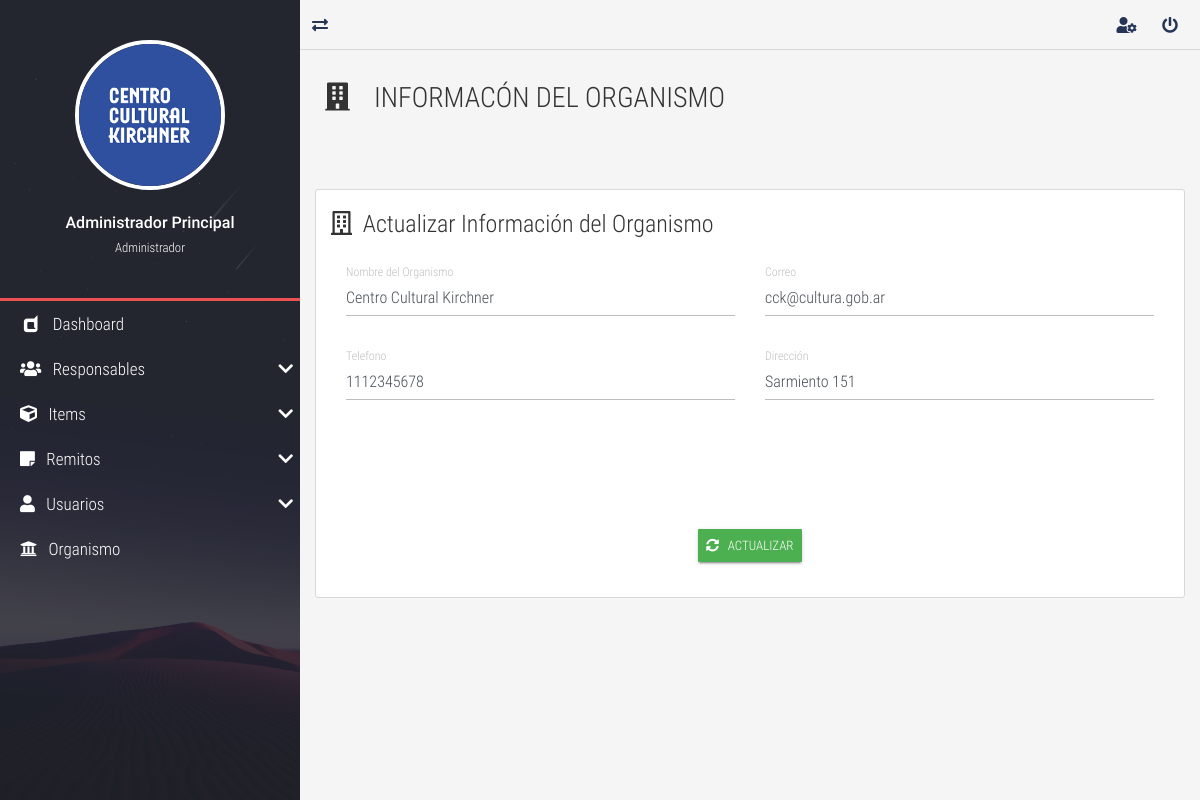
The page /company/ (signed in) on the database its author committed.
### tables this page shows
CREATE TABLE `empresa` (
  `empresa_id` int(2) NOT NULL AUTO_INCREMENT,
  `empresa_nombre` varchar(90) NOT NULL,
  `empresa_email` varchar(70) NOT NULL,
  `empresa_telefono` varchar(20) NOT NULL,
  `empresa_direccion` varchar(200) NOT NULL,
  PRIMARY KEY (`empresa_id`)
);

### controladores/vistasControlador.php (called while the page is built)
<?php
	require_once "./modelos/vistasModelo.php";
	class vistasControlador extends vistasModelo{
		public function obtener_plantilla_controlador(){
			return require_once "./vistas/plantilla.php";
		}
		public function obtener_vistas_controlador(){
			if(isset($_GET['views'])){
				$ruta=explode("/", $_GET['views']);
				$respuesta=vistasModelo::obtener_vistas_modelo($ruta[0]);
			}else{
				$respuesta="login";
			}
			return $respuesta;
		}
	}

### index.php (called while the page is built, shortened)
<?php
	require_once "./controladores/vistasControlador.php";
	$plantilla = new vistasControlador();
	$plantilla->obtener_plantilla_controlador();

### modelos/vistasModelo.php (called while the page is built)
<?php
class vistasModelo{
	protected static function obtener_vistas_modelo($vistas){
		$listaBlanca=["client-list","client-new","client-search","client-update","company","home","item-list","item-new","item-search","item-update","reservation-list","reservation-new","reservation-pending","reservation-search","reservation-update","user-list","reservation-reservation","user-new","user-search","user-update"];
		if(in_array($vistas, $listaBlanca)){
			if(is_file("./vistas/contenidos/".$vistas."-view.php")){
				$contenido="./vistas/contenidos/".$vistas."-view.php";
			}else{
				$contenido="404";
			}
		}elseif($vistas=="login" || $vistas=="index"){
			$contenido="login";
		}else{
			$contenido="404";
		}
		return $contenido;
	}
}

### modelos/mainModel.php (called while the page is built, shortened)
<?php
	class mainModel{
		protected static function conectar(){
			$conexion = new PDO(SGBD, USER, PASS);
			$conexion->exec("SET CHARACTER SET utf8");
			return $conexion;
		}
		public function encryption($string){
			$key=hash('sha256', SECRET_KEY);
			$iv=substr(hash('sha256', SECRET_IV), 0, 16);
			$output=openssl_encrypt($string, METHOD, $key, 0, $iv);
			$output=base64_encode($output);
			return $output;
		}
	}

### modelos/empresaModelo.php (called while the page is built, shortened)
<?php
	require_once "mainModel.php";
	class empresaModelo extends mainModel{
		protected static function datos_empresa_modelo(){
			$sql=mainModel::conectar()->prepare('SELECT * FROM empresa');
			$sql->execute();
			return $sql;
		}
	}

### controladores/empresaControlador.php (called while the page is built, shortened)
<?php
	if($peticionAjax){
		require_once "../modelos/empresaModelo.php";
	}else{
		require_once "./modelos/empresaModelo.php";
	}
	class empresaControlador extends empresaModelo{
		public function datos_empresa_controlador(){
			return empresaModelo::datos_empresa_modelo();
		}
	}

### vistas/contenidos/company-view.php (the view, shortened to what this page needs)
<div class="full-box page-header">
    <h3 class="text-left">
        <i class="fas fa-building fa-fw"></i> &nbsp; INFORMACÓN DEL ORGANISMO
    </h3>
</div>
<?php
require_once "./controladores/empresaControlador.php";
$ins_empresa = new empresaControlador();
$datos_empresa=$ins_empresa->datos_empresa_controlador();
    if ($datos_empresa->rowCount()==0) {
?>
<div class="container-fluid">
    <form class="form-neon FormularioAjax" action="<?php echo SERVERURL; ?>ajax/empresaAjax.php" method="POST" data-form="save" autocomplete="off">
        <fieldset>
            <legend><i class="far fa-building"></i> &nbsp; Información del Organismo</legend>
            <div class="container-fluid">
                <div class="row">
                    <div class="col-12 col-md-6">
                        <div class="form-group">
                            <label for="empresa_nombre" class="bmd-label-floating">Nombre del Organismo</label>
                            <input type="text" pattern="[a-zA-z0-9áéíóúÁÉÍÓÚñÑ. ]{1,70}" class="form-control" name="empresa_nombre_reg" id="empresa_nombre" maxlength="70">
                        </div>
                    </div>
                    <div class="col-12 col-md-6">
                        <div class="form-group">
                            <label for="empresa_email" class="bmd-label-floating">Correo</label>
                            <input type="email" class="form-control" name="empresa_email_reg" id="empresa_email" maxlength="70">
                        </div>
                    </div>
                    <div class="col-12 col-md-6">
                        <div class="form-group">
                            <label for="empresa_telefono" class="bmd-label-floating">Telefono</label>
                            <input type="text" pattern="[0-9()+]{8,20}" class="form-control" name="empresa_telefono_reg" id="empresa_telefono" maxlength="20">
                        </div>
                    </div>
                    <div class="col-12 col-md-6">
                        <div class="form-group">
                            <label for="empresa_direccion" class="bmd-label-floating">Dirección</label>
                            <input type="text" pattern="[a-zA-Z0-9áéíóúÁÉÍÓÚñÑ().,#\- ]{1,190}" class="form-control" name="empresa_direccion_reg" id="empresa_direccion" maxlength="190">
                        </div>
                    </div>
                </div>
            </div>
        </fieldset>
        <br><br><br>
        <p class="text-center" style="margin-top: 40px;">
            <button type="reset" class="btn btn-raised btn-secondary btn-sm"><i class="fas fa-paint-roller"></i> &nbsp; LIMPIAR</button>
            &nbsp; &nbsp;
            <button type="submit" class="btn btn-raised btn-info btn-sm"><i class="far fa-save"></i> &nbsp; GUARDAR</button>
        </p>
    </form>
</div>
<?php
    } elseif ($datos_empresa->rowCount()==1 && ($_SESSION['privilegio_spm']==1 || $_SESSION['privilegio_spm']==2)) {
        $campos=$datos_empresa->fetch();
?>
<div class="container-fluid">
    <form class="form-neon FormularioAjax" action="<?php echo SERVERURL; ?>ajax/empresaAjax.php" method="POST" data-form="update" autocomplete="off">
        <fieldset>
            <legend><i class="far fa-building"></i> &nbsp;Actualizar Información del Organismo</legend>
            <div class="container-fluid">
                <div class="row">
                    <div class="col-12 col-md-6">
                        <div class="form-group">
                            <label for="empresa_nombre" class="bmd-label-floating">Nombre del Organismo</label>
                            <input type="text" pattern="[a-zA-z0-9áéíóúÁÉÍÓÚñÑ. ]{1,70}" class="form-control" name="empresa_nombre_up" value="<?php echo $campos['empresa_nombre']; ?>" id="empresa_nombre" maxlength="70">
                        </div>
                    </div>
                    <div class="col-12 col-md-6">
                        <div class="form-group">
                            <label for="empresa_email" class="bmd-label-floating">Correo</label>
                            <input type="email" class="form-control" name="empresa_email_up" value="<?php echo $campos['empresa_email']; ?>" id="empresa_email" maxlength="70">
                        </div>
                    </div>
                    <div class="col-12 col-md-6">
                        <div class="form-group">
                            <label for="empresa_telefono" class="bmd-label-floating">Telefono</label>
                            <input type="text" pattern="[0-9()+]{8,20}" class="form-control" name="empresa_telefono_up" value="<?php echo $campos['empresa_telefono']; ?>" id="empresa_telefono" maxlength="20">
                        </div>
                    </div>
                    <div class="col-12 col-md-6">
                        <div class="form-group">
                            <label for="empresa_direccion" class="bmd-label-floating">Dirección</label>
                            <input type="text" pattern="[a-zA-Z0-9áéíóúÁÉÍÓÚñÑ().,#\- ]{1,190}" class="form-control" name="empresa_direccion_up" value="<?php echo $campos['empresa_direccion']; ?>" id="empresa_direccion" maxlength="190">
                        </div>
                    </div>
                </div>
            </div>
        </fieldset>
        <br><br><br>
        <p class="text-center" style="margin-top: 40px;">
            <button type="submit" class="btn btn-raised btn-success btn-sm"><i class="fas fa-sync-alt"></i> &nbsp; ACTUALIZAR</button>
        </p>
    </form>
</div>
<?php } ?>

### vistas/plantilla.php (shortened to what this page needs)
<!DOCTYPE html>
<html lang="es">
<head>
	<?php include "./vistas/inc/Link.php"; ?>
</head>
<body>
	<?php
		require_once "./controladores/vistasControlador.php";
		$IV = new vistasControlador();
		$vistas=$IV->obtener_vistas_controlador();
		if($vistas=="login" || $vistas=="404"){
			require_once "./vistas/contenidos/".$vistas."-view.php";
		}else{
			$lc = new loginControlador();
	?>
	<main class="full-box main-container">
		<?php include "./vistas/inc/NavLateral.php"; ?>
		<section class="full-box page-content">
			<?php
				include "./vistas/inc/NavBar.php";
				include $vistas;
			?>
		</section>
	</main>
	<?php
		}
	?>
</body>
</html>

### vistas/inc/Link.php (shortened to what this page needs)
<link rel="stylesheet" href="<?php echo SERVERURL; ?>vistas/css/normalize.css">
<link rel="stylesheet" href="<?php echo SERVERURL; ?>vistas/css/bootstrap.min.css">
<link rel="stylesheet" href="<?php echo SERVERURL; ?>vistas/css/bootstrap-material-design.min.css">
<link rel="stylesheet" href="<?php echo SERVERURL; ?>vistas/css/all.css">
<link rel="stylesheet" href="<?php echo SERVERURL; ?>vistas/css/sweetalert2.min.css">
<link rel="stylesheet" href="<?php echo SERVERURL; ?>vistas/css/jquery.mCustomScrollbar.css">
<link rel="stylesheet" href="<?php echo SERVERURL; ?>vistas/css/style.css">

### vistas/inc/NavLateral.php (shortened to what this page needs)
<section class="full-box nav-lateral">
	<div class="full-box nav-lateral-content">
		<figure class="full-box nav-lateral-avatar">
			<img src="<?php echo SERVERURL; ?>vistas/assets/avatar/cck.png" class="img-fluid" alt="Avatar">
			<figcaption class="roboto-medium text-center">
				<?php echo $_SESSION['nombre_spm'] . " " . $_SESSION['apellido_spm']; ?> <br><small class="roboto-condensed-light"> <?php echo $_SESSION['usuario_spm']; ?> </small>
			</figcaption>
		</figure>
		<div class="full-box nav-lateral-bar"></div>
		<nav class="full-box nav-lateral-menu">
			<ul>
				<li>
					<a href="<?php echo SERVERURL; ?>home/"><i class="fab fa-dashcube fa-fw"></i> &nbsp; Dashboard</a>
				</li>
				<li>
					<a href="#" class="nav-btn-submenu"><i class="fas fa-users fa-fw"></i> &nbsp; Responsables <i class="fas fa-chevron-down"></i></a>
				</li>
				<li>
					<a href="#" class="nav-btn-submenu"><i class="fa fa-cube"></i> &nbsp; Items <i class="fas fa-chevron-down"></i></a>
				</li>
				<li>
					<a href="#" class="nav-btn-submenu"><i class="fa fa-sticky-note" aria-hidden="true"></i> &nbsp; Remitos <i class="fas fa-chevron-down"></i></a>
				</li>
				<?php if ($_SESSION['privilegio_spm'] == 1) {?>
				<li>
					<a href="#" class="nav-btn-submenu"><i class="fa fa-user"></i> &nbsp; Usuarios <i class="fas fa-chevron-down"></i></a>
				</li>
				<?php
				}
				if ($_SESSION['privilegio_spm'] == 1 || $_SESSION['privilegio_spm'] == 2) {
				?>
				<li>
					<a href="<?php echo SERVERURL; ?>company/"><i class="fa fa-university"></i> &nbsp; Organismo</a>
				</li>
				<?php } ?>
			</ul>
		</nav>
	</div>
</section>

### vistas/inc/NavBar.php
<nav class="full-box navbar-info">
	<a href="#" class="float-left show-nav-lateral">
		<i class="fas fa-exchange-alt"></i>
	</a>
	<a href="<?php echo SERVERURL."user-update/".$lc->encryption($_SESSION['id_spm'])."/"; ?>">
		<i class="fas fa-user-cog"></i>
	</a>
	<a href="#" class="btn-exit-system">
		<i class="fas fa-power-off"></i>
	</a>
</nav>

### vistas/css/all.css (style rules this page uses)
.fa, .fas, .far, .fal, .fab { -moz-osx-font-smoothing: grayscale; -webkit-font-smoothing: antialiased; display: inline-block; font-style: normal; font-variant: normal; text-rendering: auto; line-height: 1; }
.fa-fw { text-align: center; width: 1.25em; }
.fa-building:before { content: "\f1ad"; }
.fa-chevron-down:before { content: "\f078"; }
.fa-cube:before { content: "\f1b2"; }
.fa-dashcube:before { content: "\f210"; }
.fa-exchange-alt:before { content: "\f362"; }
.fa-power-off:before { content: "\f011"; }
.fa-sticky-note:before { content: "\f249"; }
.fa-sync-alt:before { content: "\f2f1"; }
.fa-university:before { content: "\f19c"; }
.fa-user:before { content: "\f007"; }
.fa-user-cog:before { content: "\f4fe"; }
.fa-users:before { content: "\f0c0"; }
.fab { font-family: 'Font Awesome 5 Brands'; }
.far { font-family: 'Font Awesome 5 Free'; font-weight: 400; }
.fa, .fas { font-family: 'Font Awesome 5 Free'; font-weight: 900; }

### vistas/css/style.css (style rules this page uses)
:root { --color-one: #F5F5F5; --color-two: #24292E; --color-three: #EC5252; --form-color: #14111A; --accent-color: #253556; --border-color: #D8D8D8; }
body,html { font-family: 'roboto_condensed_light'; width: 100vw; height: 100vh; background-color: var(--color-one); color: #333; font-size: 16px; }
.full-box { margin: 0; padding: 0; box-sizing: border-box; width: 100%; }
.form-neon { border: 1px solid var(--border-color); background-color: #FFF; padding: 15px; border-radius: 3px; }
.page-header { padding: 30px 20px 60px 20px; }
.page-header > :nth-child(1) { padding-bottom: 7px; }
.roboto-medium { font-family: 'roboto_medium_regular'; }
.roboto-condensed-light { font-family: 'roboto_condensed_light'; }
.main-container { height: 100%; position: absolute; top: 0; left: 0; overflow: hidden; }
.page-content, .nav-lateral { height: 100%; overflow: hidden; }
.page-content { position: relative; padding-left: 300px; transition: all .2s ease-in-out; padding-bottom: 20px; }
.nav-lateral { width: 300px; position: absolute; top: 0; left: 0; z-index: 1; transition: all .2s ease-in-out; background-image: url('../assets/img/nav-font.jpg'); background-position: center center; background-size: cover; }
.nav-lateral-content { max-width: 300px; height: 100%; background-color: rgba(36, 41, 46, .8); }
.nav-lateral-bar { height: 3px; background-color: var(--color-three); }
.nav-lateral-avatar { padding: 40px 0; }
.nav-lateral-avatar img { width: 50%; margin: 0 auto; display: block; border: 4px solid #FFF; border-radius: 100%; }
.nav-lateral-avatar figcaption { margin-top: 20px; color: #FFF; }
.nav-lateral-menu { height: auto; }
.nav-lateral-menu ul { margin: 0; padding: 0; list-style: none; }
.nav-lateral-menu ul li { width: 100%; height: auto; }
.nav-lateral-menu ul li a { display: block; width: 100%; height: 45px; line-height: 45px; text-decoration: none; color: #FFF; font-size: 17px; box-sizing: border-box; padding-left: 20px; transition: all .2s ease-in-out; }
.nav-lateral-menu .fa-chevron-down, .nav-lateral-menu .fa-chevron-up { float: right; height: 45px; line-height: 45px; margin-right: 7px; transition: all .2s ease-in-out; }
.navbar-info { height: 50px; border-bottom: 1px solid var(--border-color); text-align: right; padding-right: 10px; }
.navbar-info a { color: var(--accent-color); height: 50px; min-width: 40px; text-align: center; line-height: 50px; display: inline-block; transition: all .2s ease-out; user-select: none; }

### rows shown on the page
empresa: empresa_nombre_up "Centro Cultural Kirchner", empresa_email_up "cck@cultura.gob.ar", empresa_telefono_up "1112345678", empresa_direccion_up "Sarmiento 151"

### other values the page prints
$_SESSION['nombre_spm'] "Administrador"
$_SESSION['apellido_spm'] "Principal"
$_SESSION['usuario_spm'] "Administrador"
